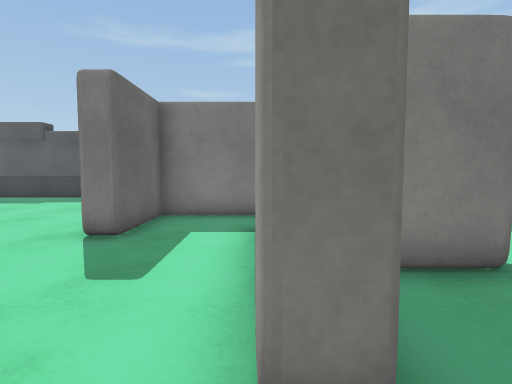
view 1 (above)

21 first-person views from a walk through a 3-D level made in the Unity game engine. The camera is 1.2 m above the floor, tilts 4° down and sees 80° across. Doors are open. The floor is counted in squares, 1 m on a side. Each view is taken from the middle of a square. On the plan, view 1 faces up. The plan holds only what a view shows up to about 13 squares ahead; the rest is blank. The place goes on beyond the plan. The player character is not drawn. Surface patterns are stand-ins for the level's own textures.

view 2
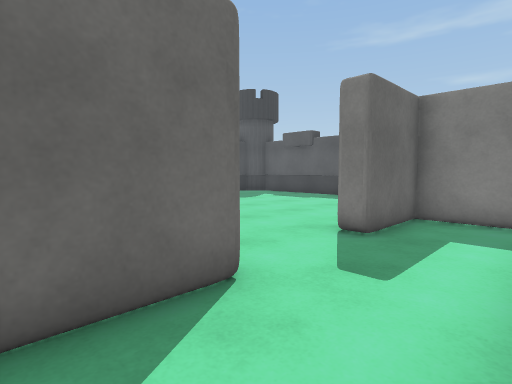

view 3
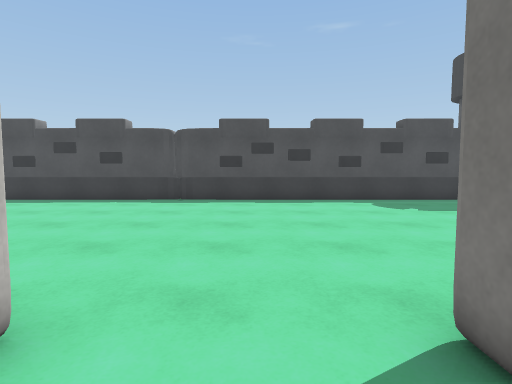

view 4
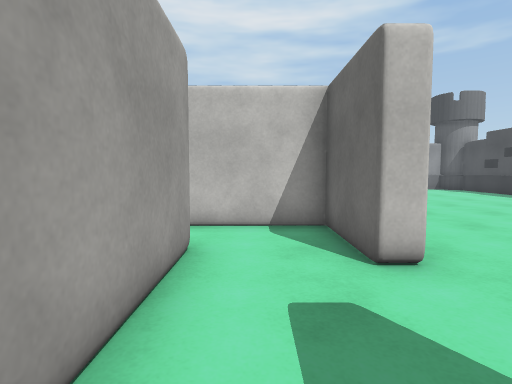

view 5
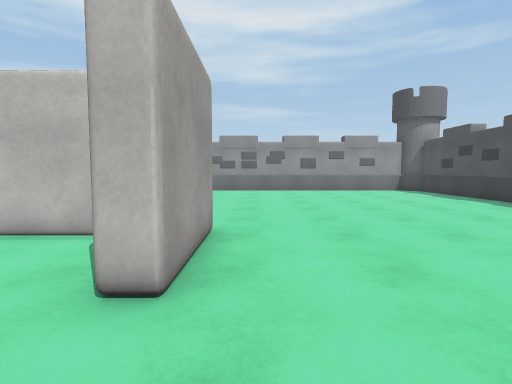

view 6
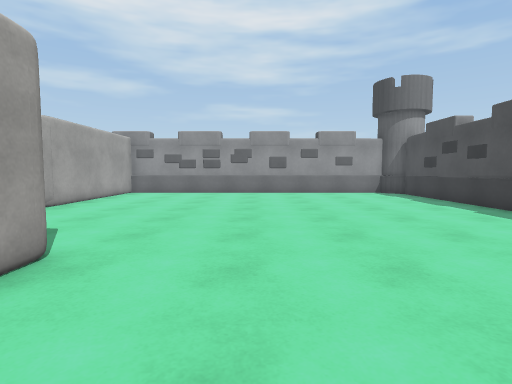

view 7
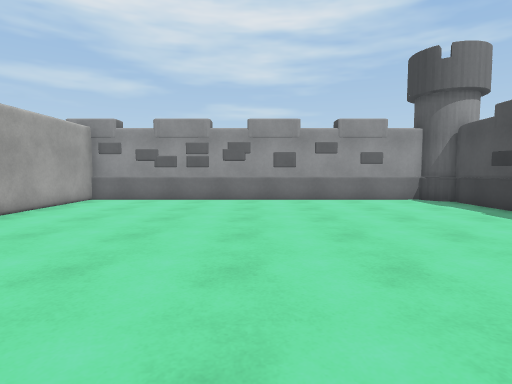

view 8
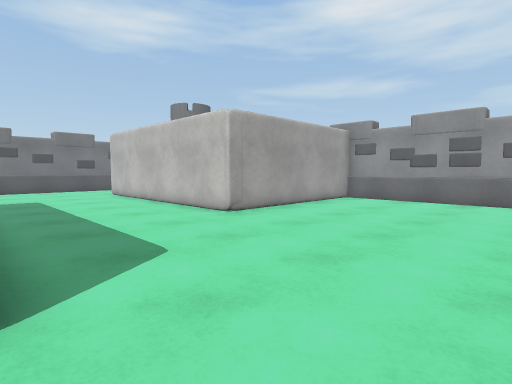

view 9
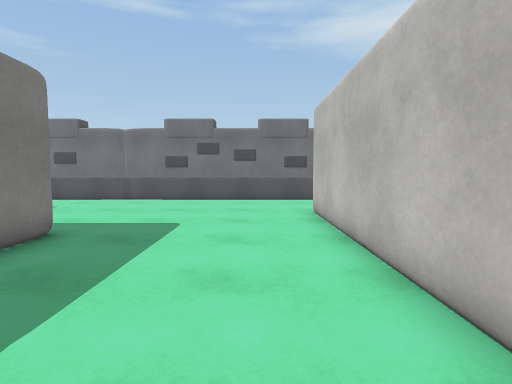

view 10
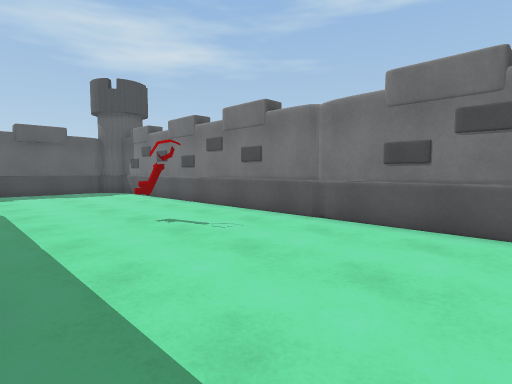

view 11
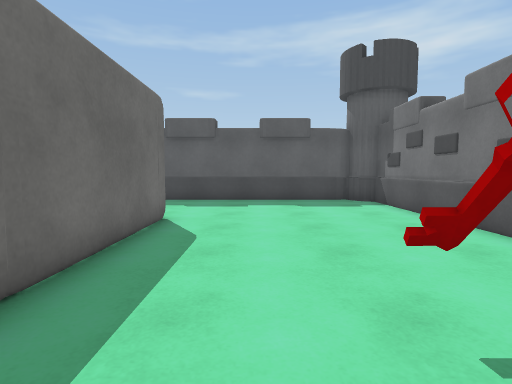

view 12
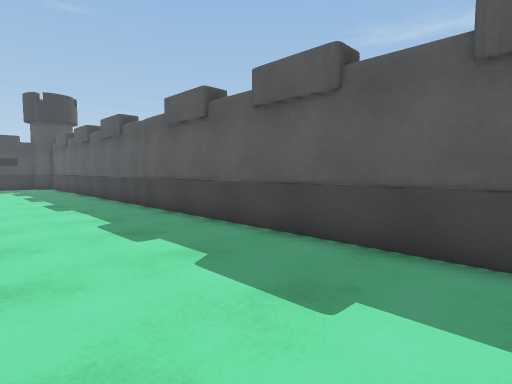

view 13
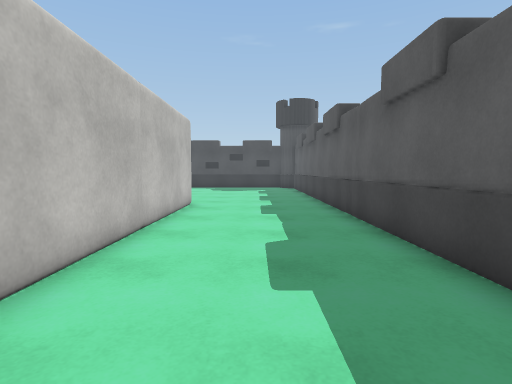

view 14
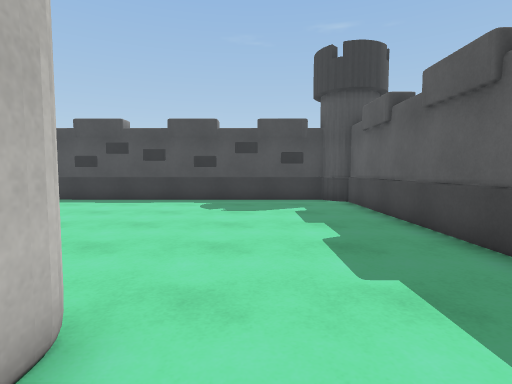

view 15
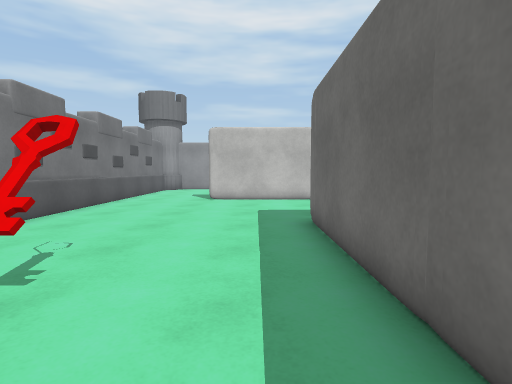

view 16
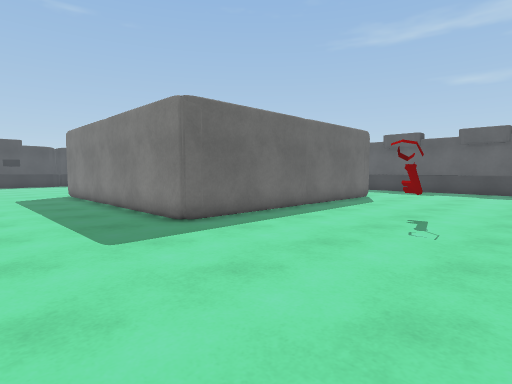

view 17
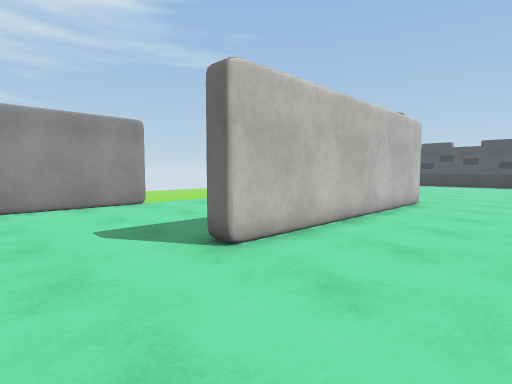

view 18
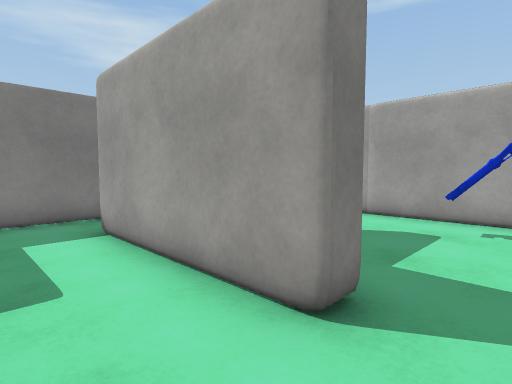

view 19
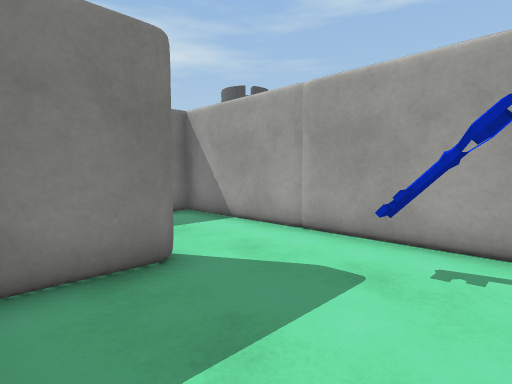

view 20
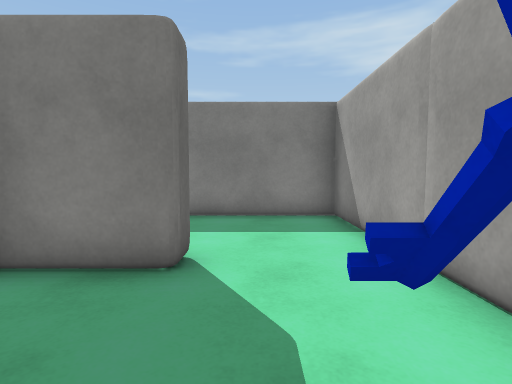

view 21
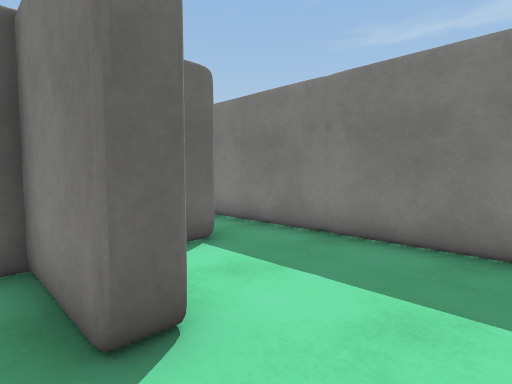

### Floor plan
Points are (right, up) in squares from view 1. A wall is a line through its corners. A room is listed if a view was taken in it or the views show most of it. See-through windows are left out.
Room 1 (views 1, 2, 3, 4, 18, 19)
walls: (-2.5, 2.3) (-2.5, -0.5) (0.8, -0.5); (0.6, 1.2) (0, 1.2) (0, 6.2); (1.4, 8) (-2.5, 8) (-2.5, 5.4)
ways out: open door at (-3, 3.5) to room 2; opening at (0.5, 0.5) to room 3; opening at (0.5, 7) to room 4
Room 2 (views 5, 6, 7, 8, 9, 10, 11, 12, 13, 14, 15, 16, 17)
walls: (-3.1, -1.1) (-3.1, 2.3); (-3, 8.7) (5.4, 8.7); (6.7, 8.6) (6.7, -1.2) (-1.6, -1.2); (-13.6, 12.9) (-13.6, -12.5); (-13, -13.6) (0.8, -13.6) (0.8, -6.6) (10, -6.6); (13.5, -1.3) (13.7, 0.3); (13.6, -7.5) (13.6, 12.9); (12.5, 13.6) (-12.9, 13.6)
ways out: open door at (-3, 3.5) to room 1; open door at (11.5, -7)
objects: tower (-15, -13) to (-13, -13); tower (-13, 13); key (10, 3); tower (13, 13) to (13, 14)
Room 3 (views 20, 21)
walls: (3.1, 4.2) (3.1, 3.6) (0.6, 3.6); (6.1, 0.4) (6.1, 4.6)
ways out: opening at (0.5, 0.5) to room 1; opening at (4.5, 4) to room 4
objects: key (5, 1)
Room 4 (no view inside)
walls: (0.6, 6.2) (0.6, 5.6); (6.1, 4.6) (6.1, 8) (1.4, 8)
ways out: opening at (0.5, 7) to room 1; opening at (4.5, 4) to room 3

Where each view was taken, in squares from view 1:
view 1: 0 up, 0 right, facing up
view 2: 0 up, 0 right, facing up-left
view 3: 4 up, 1 left, facing left
view 4: 6 up, 1 left, facing down
view 5: 5 up, 4 left, facing down
view 6: 3 up, 6 left, facing down
view 7: 1 down, 6 left, facing down
view 8: 1 down, 6 left, facing down-right
view 9: 5 down, 1 right, facing right
view 10: 4 down, 7 right, facing up-right
view 11: 1 up, 9 right, facing up
view 12: 9 up, 10 right, facing up-left
view 13: 11 up, 8 right, facing left
view 14: 10 up, 1 left, facing left
view 15: 6 up, 8 right, facing down
view 16: 5 down, 13 right, facing up-left
view 17: 3 down, 13 right, facing down-left
view 18: 0 up, 2 left, facing up-right
view 19: 0 up, 1 right, facing up-right
view 20: 0 up, 4 right, facing up
view 21: 3 up, 5 right, facing up-left
